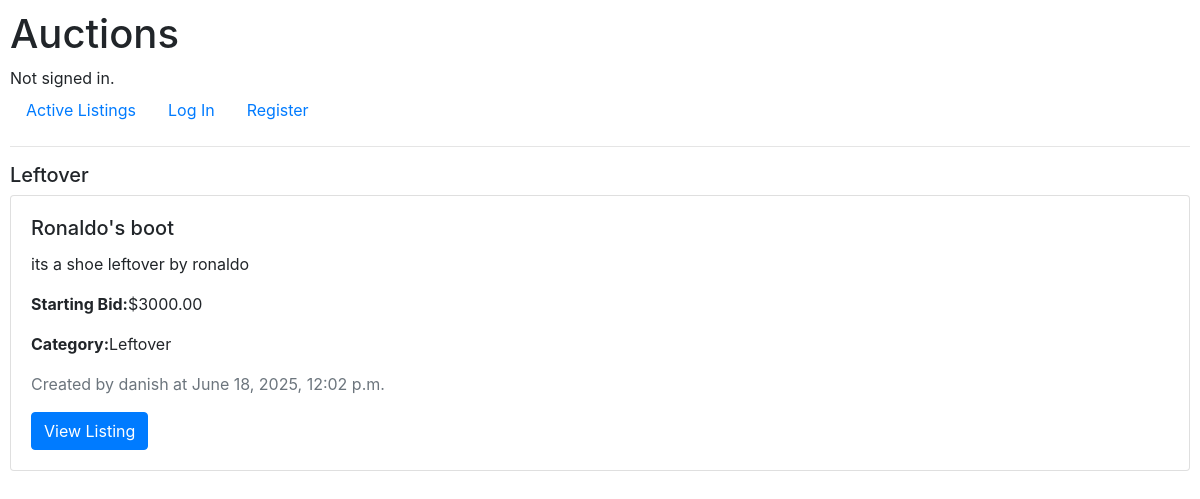
The app's page /category/Leftover/ with its own data.
### auctions/models.py (models this page shows, shortened)
class Listing(models.Model):
    title = models.CharField(max_length=64)
    description = models.TextField()
    starting_bid = models.DecimalField(max_digits=10, decimal_places=2)
    image_url = models.URLField(blank=True, null=True)
    category = models.CharField(max_length=64, blank=True, null=True)
    is_active = models.BooleanField(default=True)
    is_closed = models.BooleanField(default=False)
    winner = models.ForeignKey(User, on_delete=models.CASCADE, null=True, blank=True)
    owner = models.ForeignKey(User, on_delete=models.CASCADE, related_name="listings")
    created_at = models.DateTimeField(auto_now_add=True)

class User(AbstractUser):
    pass

### auctions/views.py (the view)
# urls.py: path("category/<str:category_name>/", views.categories_listing, name="category_listings")
def categories_listing(request, category_name):
    listings = Listing.objects.filter(category=category_name, is_active=True)
    context = {
        "category": category_name,
        "listings": listings
    }
    if not listings.exists():
        context["message"]= "There are no listings available in this category now."
    return render(request, "auctions/category_listing.html", context)

### auctions/templates/auctions/category_listing.html (shortened to what this page needs)
{% extends "auctions/layout.html" %}
{% block body %}
<h5>{{ category }}</h5>
{% for listing in listings %}
    <div class="card mb-3">
        <div class="card-body">
            <h5 class="card-title">{{ listing.title }}</h5>
            <p class="card-text">{{ listing.description }}</p>
            <p><strong>Starting Bid:</strong>${{ listing.starting_bid }}</p>
            <p><strong>Category:</strong>{{ listing.category }}</p>
            <p class="text-muted">Created by {{ listing.owner.username }} at {{ listing.created_at }}</p>
            <a href="{% url 'listing' listing.id %}" class="btn btn-primary">View Listing</a>
        </div>
    </div>
{% endfor %}
{% endblock %}

### auctions/static/auctions/styles.css (style rules this page uses)
body { padding: 10px; }

### records on screen
Listing: category "Leftover", title "Ronaldo's boot", description "its a shoe leftover by ronaldo", starting_bid "3000.00", owner.username "danish", created_at "June 18, 2025, 12:02 p.m."
